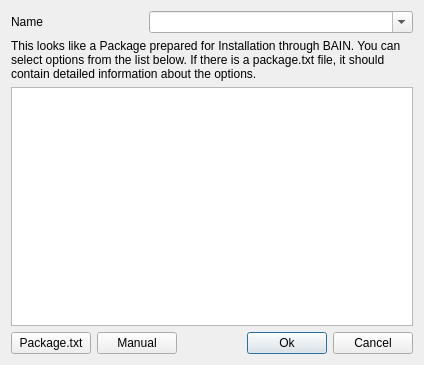
<?xml version="1.0" encoding="UTF-8"?>
<ui version="4.0">
 <class>BainComplexInstallerDialog</class>
 <widget class="QDialog" name="BainComplexInstallerDialog">
  <property name="geometry">
   <rect>
    <x>0</x>
    <y>0</y>
    <width>424</width>
    <height>365</height>
   </rect>
  </property>
  <property name="windowTitle">
   <string>BAIN Package Installer</string>
  </property>
  <layout class="QVBoxLayout" name="verticalLayout">
   <item>
    <layout class="QHBoxLayout" name="horizontalLayout_2" stretch="1,2">
     <item>
      <widget class="QLabel" name="label">
       <property name="text">
        <string>Name</string>
       </property>
      </widget>
     </item>
     <item>
      <widget class="QComboBox" name="nameCombo">
       <property name="editable">
        <bool>true</bool>
       </property>
      </widget>
     </item>
    </layout>
   </item>
   <item>
    <widget class="QLabel" name="label_2">
     <property name="text">
      <string>This looks like a Package prepared for Installation through BAIN. You can select options from the list below. If there is a package.txt file, it should contain detailed information about the options.</string>
     </property>
     <property name="wordWrap">
      <bool>true</bool>
     </property>
    </widget>
   </item>
   <item>
    <widget class="QListWidget" name="optionsList">
     <property name="toolTip">
      <string>Components of this package.</string>
     </property>
     <property name="whatsThis">
      <string>Components of this package.
If there is a component called &quot;00 Core&quot; it is usually required. Options are ordered by priority as set up by the author.</string>
     </property>
    </widget>
   </item>
   <item>
    <layout class="QHBoxLayout" name="horizontalLayout">
     <item>
      <widget class="QPushButton" name="packageBtn">
       <property name="toolTip">
        <string>The package.txt is often part of BAIN packages and contains details about the options available.</string>
       </property>
       <property name="whatsThis">
        <string>The package.txt is often part of BAIN packages and contains details about the options available.</string>
       </property>
       <property name="text">
        <string notr="true">Package.txt</string>
       </property>
       <property name="autoDefault">
        <bool>false</bool>
       </property>
      </widget>
     </item>
     <item>
      <widget class="QPushButton" name="manualBtn">
       <property name="toolTip">
        <string>Opens a Dialog that allows custom modifications.</string>
       </property>
       <property name="whatsThis">
        <string>Opens a Dialog that allows custom modifications.</string>
       </property>
       <property name="text">
        <string>Manual</string>
       </property>
       <property name="autoDefault">
        <bool>false</bool>
       </property>
      </widget>
     </item>
     <item>
      <spacer name="horizontalSpacer">
       <property name="orientation">
        <enum>Qt::Horizontal</enum>
       </property>
       <property name="sizeHint" stdset="0">
        <size>
         <width>40</width>
         <height>20</height>
        </size>
       </property>
      </spacer>
     </item>
     <item>
      <widget class="QPushButton" name="okBtn">
       <property name="text">
        <string>Ok</string>
       </property>
      </widget>
     </item>
     <item>
      <widget class="QPushButton" name="cancelBtn">
       <property name="text">
        <string>Cancel</string>
       </property>
       <property name="autoDefault">
        <bool>false</bool>
       </property>
      </widget>
     </item>
    </layout>
   </item>
  </layout>
 </widget>
 <resources/>
 <connections/>
</ui>
